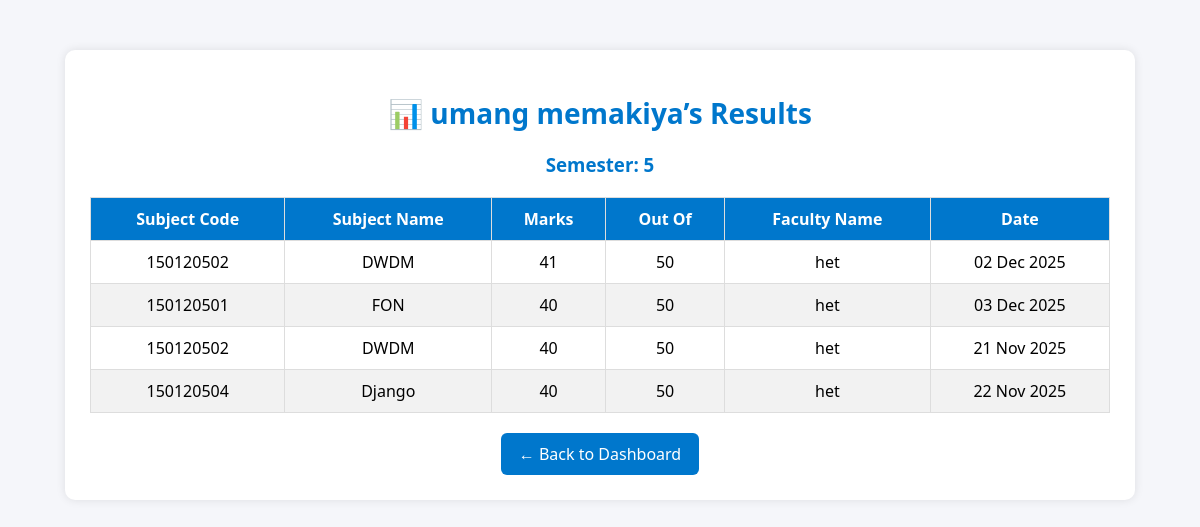
Screenshot of /student/results/ (signed in) with the database file from the repository.
### exams/models.py (models this page shows, shortened)
class CustomUser(AbstractUser):
    ROLE_CHOICES = (
        ('admin', 'Admin'),
        ('student', 'Student'),
        ('faculty', 'Faculty'),
    )
    role = models.CharField(max_length=20, choices=ROLE_CHOICES, default='student')
    is_approved = models.BooleanField(default=False)
    student_id = models.CharField(max_length=20, unique=True, null=True, blank=True)
    phone_number = models.CharField(max_length=15, null=True, blank=True)
    semester = models.IntegerField(choices=SEMESTER_CHOICES, null=True, blank=True)

class AdminResult(models.Model):
    student_id = models.CharField(max_length=50)
    student_name = models.CharField(max_length=100)
    r_date = models.DateField()
    out_of_marks = models.CharField(default=0)
    subject_code = models.CharField(max_length=20)
    subject_name = models.CharField(max_length=100)
    faculty_name = models.CharField(max_length=50)
    class Meta:
        db_table = "admin_results"

### exams/views.py (the view)
# urls.py: path('student/results/', views.view_results, name='student_results'),
@login_required
def view_results(request):
    student = request.user
    results = AdminResult.objects.filter(student_id=student.student_id)
    context = {
        "student": student,
        "results": results,
    }
    return render(request, "student_results.html", context)

### templates/student_results.html (shortened to what this page needs)
{% load static %}
<!DOCTYPE html>
<html lang="en">
<head>
  <link rel="stylesheet" href="{% static 'css/student_dashboard.css' %}">
</head>
<body>
  <div class="results-container">
    <h1>📊 {{ student.get_full_name|default:student.username }}’s Results</h1>
    <h3>Semester: {{ student.semester }}</h3>
    {% if results %}
      <table>
        <thead>
          <tr>
            <th>Subject Code</th>
            <th>Subject Name</th>
            <th>Marks</th>
            <th>Out Of</th>
            <th>Faculty Name</th>
            <th>Date</th>
          </tr>
        </thead>
        <tbody>
          {% for res in results %}
          <tr>
            <td>{{ res.subject_code }}</td>
            <td>{{ res.subject_name }}</td>
            <td>{{ res.out_of_marks }}</td>
            <td>50</td>
            <td>{{ res.faculty_name }}</td>
            <td>{{ res.r_date|date:"d M Y" }}</td>
          </tr>
          {% endfor %}
        </tbody>
      </table>
    {% else %}
      <p class="no-results">❌ Results not available yet. Please check back later.</p>
    {% endif %}
    <div style="text-align:center;">
      <a href="{% url 'student_dashboard' %}" class="back-btn">← Back to Dashboard</a>
    </div>
  </div>
</body>
</html>

### static/css/student_dashboard.css (style rules this page uses)
body { font-family: 'Segoe UI', Tahoma, Geneva, Verdana, sans-serif; background: #f4f6f9; margin: 0; padding: 0; }
h1 { font-size: 28px; font-weight: bold; margin-bottom: 20px; color: #2c3e50; }

### templates/student_results.html (style rules this page uses)
body { background-color: #f5f6fa; font-family: 'Segoe UI', Tahoma, Geneva, Verdana, sans-serif; }
.results-container { width: 85%; margin: 50px auto; background: #fff; padding: 25px; border-radius: 10px; box-shadow: 0 0 10px rgba(0,0,0,0.1); }
h1, h3 { text-align: center; color: #0077cc; }
table { width: 100%; border-collapse: collapse; margin-top: 20px; }
th, td { border: 1px solid #ddd; padding: 10px 12px; text-align: center; }
th { background-color: #0077cc; color: white; }
tr:nth-child(even) { background-color: #f2f2f2; }
.back-btn { display: inline-block; margin-top: 20px; text-decoration: none; background-color: #0077cc; color: white; padding: 10px 18px; border-radius: 6px; font-weight: 500; }

### rows the page displays
CustomUser: get_full_name "umang memakiya", semester "5"
AdminResult: subject_code "150120502", subject_name "DWDM", out_of_marks "41", faculty_name "het", r_date "02 Dec 2025"
AdminResult: subject_code "150120501", subject_name "FON", out_of_marks "40", faculty_name "het", r_date "03 Dec 2025"
AdminResult: subject_code "150120502", subject_name "DWDM", out_of_marks "40", faculty_name "het", r_date "21 Nov 2025"
AdminResult: subject_code "150120504", subject_name "Django", out_of_marks "40", faculty_name "het", r_date "22 Nov 2025"
